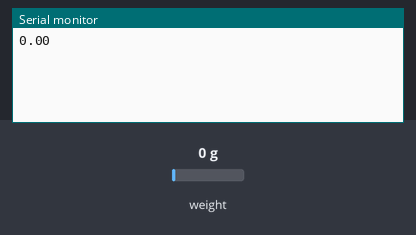
The sketch below on a simulated Arduino Uno, built with avr-gcc and run on an emulated ATmega328P. Shown: the last lines printed to the serial monitor. The test bench sets the inputs (shaded band); at power-on: weight on the scale 0 g.

Above: at 2.2 s.
2.3 s: weight on the scale set to 100 g
At 3.6 s:
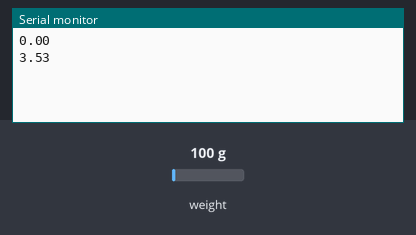
3.8 s: weight on the scale set to 1250 g
At 4.7 s:
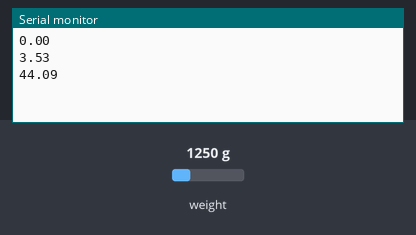
Timing chart, 0 to 6.8 s (numbered marks = the images above; inputs shaded):
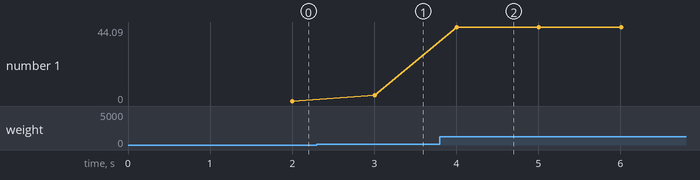

The sketch:

sketch_apr5b.ino
```cpp
#include "HX711.h"               // Подключаем библиотеку HX711
HX711 scale;                       // Создаём объект scale

#define DT  15                      // Указываем номер вывода, к которому подключен вывод DT  датчика HX711
#define SCK 14                      // Указываем номер вывода, к которому подключен вывод SCK датчика HX711

float calibration_factor = 12.12;  // Вводим калибровочный коэффициент
float units;                       // Задаём переменную для измерений в граммах
float ounces;                      // Задаём переменную для измерений в унциях

void setup()
{
  Serial.begin(57600);             // Инициируем работу последовательного порта на скорости 9600 бод
  scale.begin(DT, SCK);            // Инициируем работу с датчиком
  scale.set_scale();               // Выполняем измерение значения без калибровочного коэффициента
  scale.tare();                    // Сбрасываем значения веса на датчике в 0
  scale.set_scale(calibration_factor); // Устанавливаем калибровочный коэффициент
}

void loop() {

  for (int i = 0; i < 10; i ++) {    // Усредняем показания, считав значения датчика 10 раз
    units = + scale.get_units(), 10; // Суммируем показания 10 замеров
  }
  units = units / 10;                // Усредняем показания, разделив сумму значений на 10
  ounces = (units * 0.035274)*10;    // Переводим вес из унций в граммы
  Serial.println(ounces);              // Выводим в монитор последовательного порта вес в граммах

}
```

Measured:
- after the input at 2.3 s, the serial monitor: prints a new line after 0.70 s (image 1)
- after the input at 3.8 s, the serial monitor: prints a new line after 0.21 s (image 2)
- plotted number 1: 0 → 3.53 after the input at 2.3 s, 3.53 → 44.09 after the input at 3.8 s
